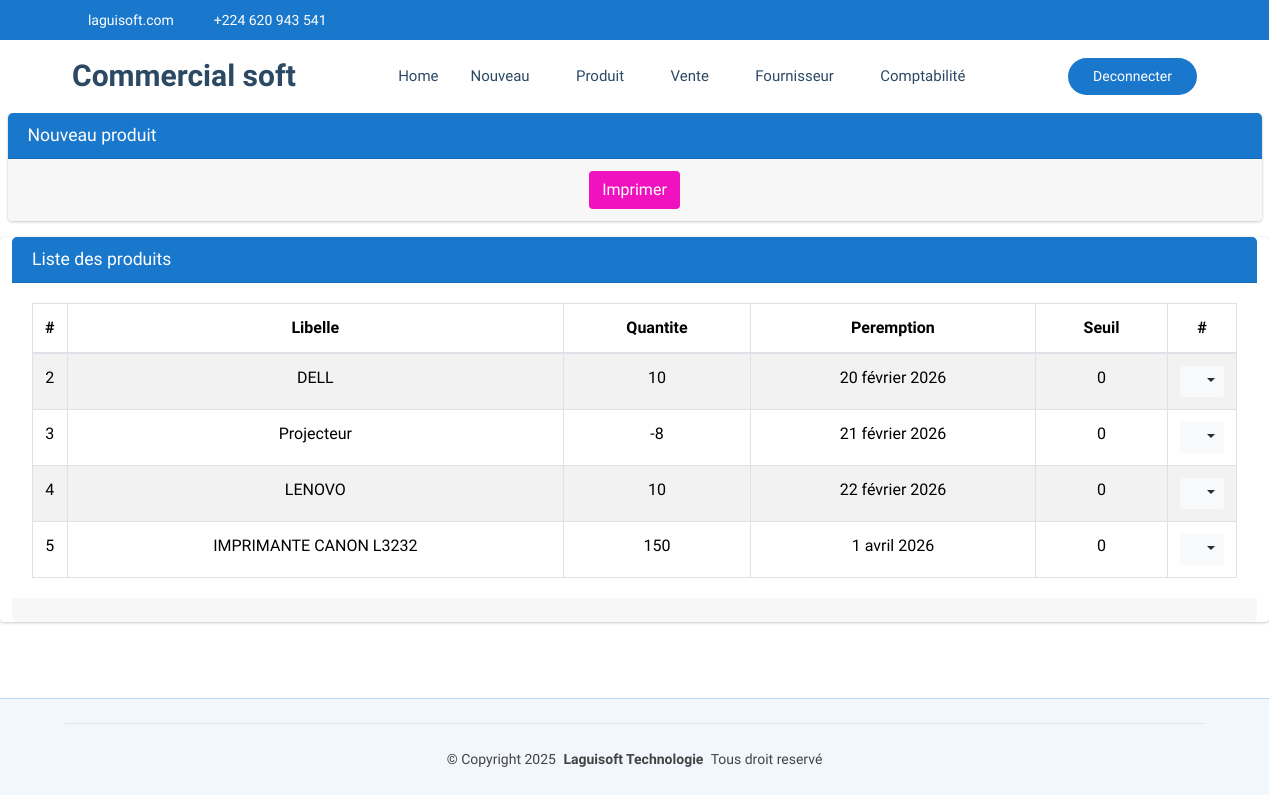
The page /commerce/produit/perime (signed in) on the database as committed earlier.
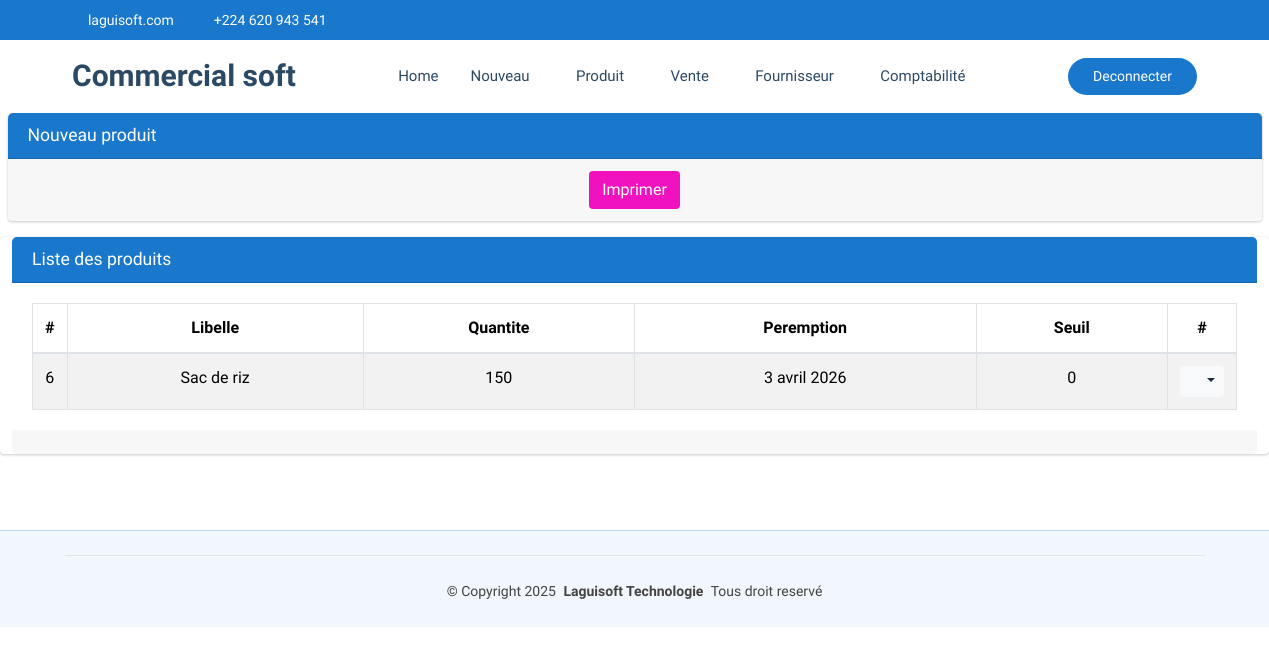
The same page on the database as committed later.
### CommercialSoft/models.py (models this page shows, shortened)
class Produit(models.Model):
    codebare=models.CharField(max_length=100, unique=True, null=True, blank=True)
    categorie=models.ForeignKey(Categorie, on_delete=models.SET_NULL, null=True, blank=True)
    libelle=models.CharField(max_length=60, unique=True)
    quantite=models.IntegerField()
    prixAchat=models.DecimalField(max_digits=30, decimal_places=0)
    prixEnGros=models.DecimalField(max_digits=30, decimal_places=0)
    prixDetail=models.DecimalField(max_digits=30, decimal_places=0)
    autrePrix=models.DecimalField(max_digits=30, decimal_places=0, default=0)
    date=models.DateField(default=timezone.now)
    datePeremption=models.DateField(default=timezone.now)
    seuil=models.PositiveIntegerField(default=0)
    commentaire=models.CharField(max_length=60, null=True, blank=True)
    quantiteTotal=models.PositiveBigIntegerField(default=0)

### CommercialSoft/views.py (the view)
# urls.py: path('produit/perime', views.produit_perime,name="commerce_produitPerime"),
@login_required
def produit_perime(request):
    aujourdhui = timezone.now().date()
    produits_perimes = Produit.objects.filter(datePeremption__lt=aujourdhui)
    return render(request, 'CommercialSoft/produitPerime.html',{'listes':produits_perimes})

### CommercialSoft/templates/CommercialSoft/produitPerime.html (shortened to what this page needs)
{% extends "CommercialSoft/starter-page.html" %}
{% load static %}
{% block css %}
    <link rel="stylesheet" href="{% static 'autre/plugins/fontawesome-free/css/all.min.css' %}">
    <link rel="stylesheet" href="https://code.ionicframework.com/ionicons/2.0.1/css/ionicons.min.css">
  <link rel="stylesheet" href="{% static 'autre/plugins/sweetalert2-theme-bootstrap-4/bootstrap-4.min.css' %}">
    <link rel="stylesheet" href="{% static 'autre/dist/css/adminlte.min.css' %}">
    <link rel="stylesheet" href="{% static 'autre/plugins/toastr/toastr.min.css' %}">
{% endblock %}
{% block corp %}
<section class="content pt-0">
  <div class="container-fluid">
    <div class="row">
      <div class="col-md-12">
        <div class="card card-primary">
          <div class="card-header">
            <h3 class="card-title">Nouveau produit</h3>
          </div>
            <div class="card-footer text-center">
              <form method="POST">
                <button type="submit" class="btn bg-fuchsia color-palette" id="idImprimer">Imprimer</button>
              </form>
            </div>
        </div>
      </div>
    </div>
     <div class="row">
      <div class="card card-primary">
        <div class="card-header">
          <h3 class="card-title">Liste des produits</h3>
        </div>
        <div class="card-body">
          <table class="table table-bordered table-hover table-striped">
            <thead>
              <tr>
                <th style="width: 10px" class="text-center">#</th>
                <th class="text-center">Libelle</th>
                <th class="text-center">Quantite</th>
                <th class="text-center">Peremption</th>
                <th class="text-center">Seuil</th>
                <th style="width: 40px" class="text-center">#</th>
              </tr>
            </thead>
            <tbody>
              {% if listes %}
                {% for liste in listes %}
                  <tr>
                    <td class="text-center">{{liste.id}}</td>
                    <td class="text-center">{{liste.libelle}}</td>
                    <td class="text-center">{{liste.quantite}}</td>
                    <td class="text-center">{{liste.datePeremption}}</td>
                    <td class="text-center">{{liste.seuil}}</td>
                    <td class="text-center">
                      <div class="btn-group">
                        <button type="button" class="btn btn-sm btn-light dropdown-toggle" data-toggle="dropdown" aria-expanded="false">
                          <i class="fas fa-cogs"></i>
                        </button>
                      </div>
                    </td>
                  </tr>
                {% endfor %}
              {% else %}
                <tr>
                  <td colspan="14" class="text-center">Aucune ligine disponible pour le moment.</td>
                </tr>
              {% endif %}
            </tbody>
          </table>
        </div>
        <div class="card-footer clearfix">
        </div>
      </div>
     </div>
  </div>
</section>
  {% endblock %}

Rows that differ between the two databases and show on the page:
no longer on this page (row edited): Produit: id "2", libelle "DELL", quantite "10", datePeremption "20 février 2026", seuil "0"
no longer on this page (row edited): Produit: id "3", libelle "Projecteur", quantite "-8", datePeremption "21 février 2026", seuil "0"
no longer on this page (row edited): Produit: id "4", libelle "LENOVO", quantite "10", datePeremption "22 février 2026", seuil "0"
no longer on this page (row edited): Produit: id "5", libelle "IMPRIMANTE CANON L3232", quantite "150", datePeremption "1 avril 2026", seuil "0"
added Produit: id "6", libelle "Sac de riz", quantite "150", datePeremption "3 avril 2026", seuil "0"
